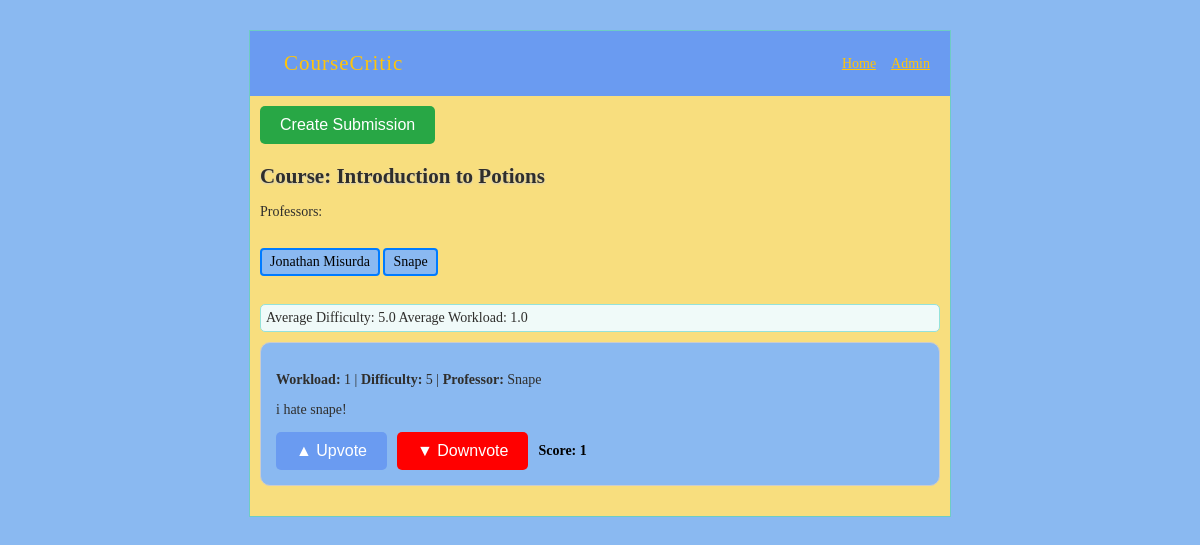
The page /course/1 on the database its author committed.
### model.py (models this page shows, shortened)
class Course(db.Model):
    __tablename__ = "course_table"
    id: Mapped[int] = mapped_column(primary_key=True)
    title: Mapped[str] = mapped_column(String(30), unique=True)
    course_code: Mapped[str] = mapped_column(String(30), unique=True)
    professors: Mapped[list["Professor"]] = relationship(secondary=prof_course_table, back_populates="courses")
    ratings: Mapped[list["Rating"]] = relationship("Rating", back_populates="course")

class Professor(db.Model):
    __tablename__ = "prof_table"
    id: Mapped[int] = mapped_column(primary_key=True)
    name: Mapped[str] = mapped_column(String(200), unique=True)
    courses: Mapped[list["Course"]] = relationship(secondary="prof_course_table", back_populates="professors")
    ratings: Mapped[list["Rating"]] = relationship("Rating", back_populates="professor")

class Rating(db.Model):
    __tablename__ = "ratings_table"
    __table_args__ = (
        CheckConstraint('difficulty <= 5 AND difficulty >= 0', name='difficulty_bounds_check'),
    )
    id: Mapped[int] = mapped_column(primary_key=True)
    workload: Mapped[int]
    difficulty: Mapped[int]
    description: Mapped[str] = mapped_column(String(300))
    score: Mapped[int] = mapped_column(Integer, default=0)
    professor_id: Mapped[int] = mapped_column(ForeignKey("prof_table.id"))
    professor: Mapped["Professor"] = relationship("Professor", back_populates="ratings")
    course_id: Mapped[int] = mapped_column(ForeignKey("course_table.id"))
    course: Mapped["Course"] = relationship("Course", back_populates="ratings")

### course_critic.py (the view)
@app.route("/course/<int:course_id>")
def course(course_id):
    course = db.session.execute(db.select(Course).where(Course.id == course_id)).scalar()
    stmt = db.select(Rating).where(Rating.course_id == course.id).order_by(Rating.score.desc())
    ratings = db.session.execute(stmt).scalars().all()
    professors = course.professors
    diffAvg = sum([rating.difficulty for rating in ratings]) / len(ratings) if ratings else 0
    workAvg = sum([rating.workload for rating in ratings]) / len(ratings) if ratings else 0
    return render_template("course.html", course=course, ratings=ratings, diff=diffAvg, work=workAvg, profs=professors)

### templates/course.html (shortened to what this page needs)
{% extends "layout.html" %}
{% block body %}
    <div style="margin-bottom: 20px;">
        <a href="{{ url_for('submit') }}">
            <button class="submit-btn">
                Create Submission
            </button>
        </a>
    </div>
    <h2>Course: {{ course.title }}</h2>
    {% if profs %}
        <p> Professors:
    {% for professor in profs%}
        <p class="professor">{{ professor.name }}</p>
    {% endfor %}
        </p>
    {% else %}
        <p>No one teaches this course!</p>
    {% endif %}
<div class="twitbox">
    <p>Average Difficulty: {{ diff }} Average Workload: {{ work }}</p>
</div>
{% for rating in ratings %}
    <div class="rating-div">
        <p><strong>Workload:</strong> {{ rating.workload }} |
           <strong>Difficulty:</strong> {{ rating.difficulty }} |
           <strong>Professor:</strong> {{ rating.professor.name }}</p>
        <p>{{ rating.description }}</p>
        <div class="vote-controls">
            <form method="post" action="{{ url_for('upvote', rating_id=rating.id) }}">
                <button type="submit" class="btn">▲ Upvote</button>
            </form>
            <form method="post" action="{{ url_for('downvote', rating_id=rating.id) }}">
                <button type="submit" class="downvote-btn">▼ Downvote</button>
            </form>
            <span class="score-display">Score: {{ rating.score }}</span>
        </div>
    </div>
    {% endfor %}
{% endblock %}

### static/style.css (style rules this page uses)
p { color: var(--charcoal-gray); }
a { color: var(--charcoal-gray); }
div.page h2 { margin: 0 0 15px 0; color: var(--charcoal-gray) ; text-shadow: 0 1px 2px #ccc; }
p.professor { border-radius: 25px; background: var(--powder-blue); display: inline-block; padding: 4px 8px; border: 2px solid #007BFF; border-radius: 4px; color: #000; }
div.page div.twitbox { margin: 10px 0; padding: 5px; background: var(--message-bg-color); border: 1px solid #94E2DA; -moz-border-radius: 5px; -webkit-border-radius: 5px; }
div.page div.twitbox p { margin: 0; }
.btn { padding: 10px 20px; border: none; background-color: var(--sky-blue); color: var(--button-text-color); font-size: 16px; border-radius: 5px; cursor: pointer; transition: background-color 0.2s ease; }
.vote-controls { display: flex; align-items: center; gap: 10px; margin-top: 10px; }
.score-display { font-weight: bold; }
.downvote-btn { padding: 10px 20px; border: none; background-color: var(--downvote-color); color: var(--button-text-color); font-size: 16px; border-radius: 5px; cursor: pointer; transition: background-color 0.2s ease; }
.rating-div { border: 1px solid #ccc; border-radius: 10px; padding: 15px; margin-bottom: 20px; background-color: var(--powder-blue); }
.submit-btn { padding: 10px 20px; background-color: var(--submit-green); color: white; border: none; border-radius: 5px; font-size: 16px; cursor: pointer; transition: background-color 0.3s ease; }

### rows shown on the page
Course: title "Introduction to Potions"
Professor: name "Jonathan Misurda"
Professor: name "Snape"
Rating: workload "1", difficulty "5", professor.name "Snape", description "i hate snape!", score "1"

### other values the page prints
{{ diff }} "5.0"
{{ work }} "1.0"
